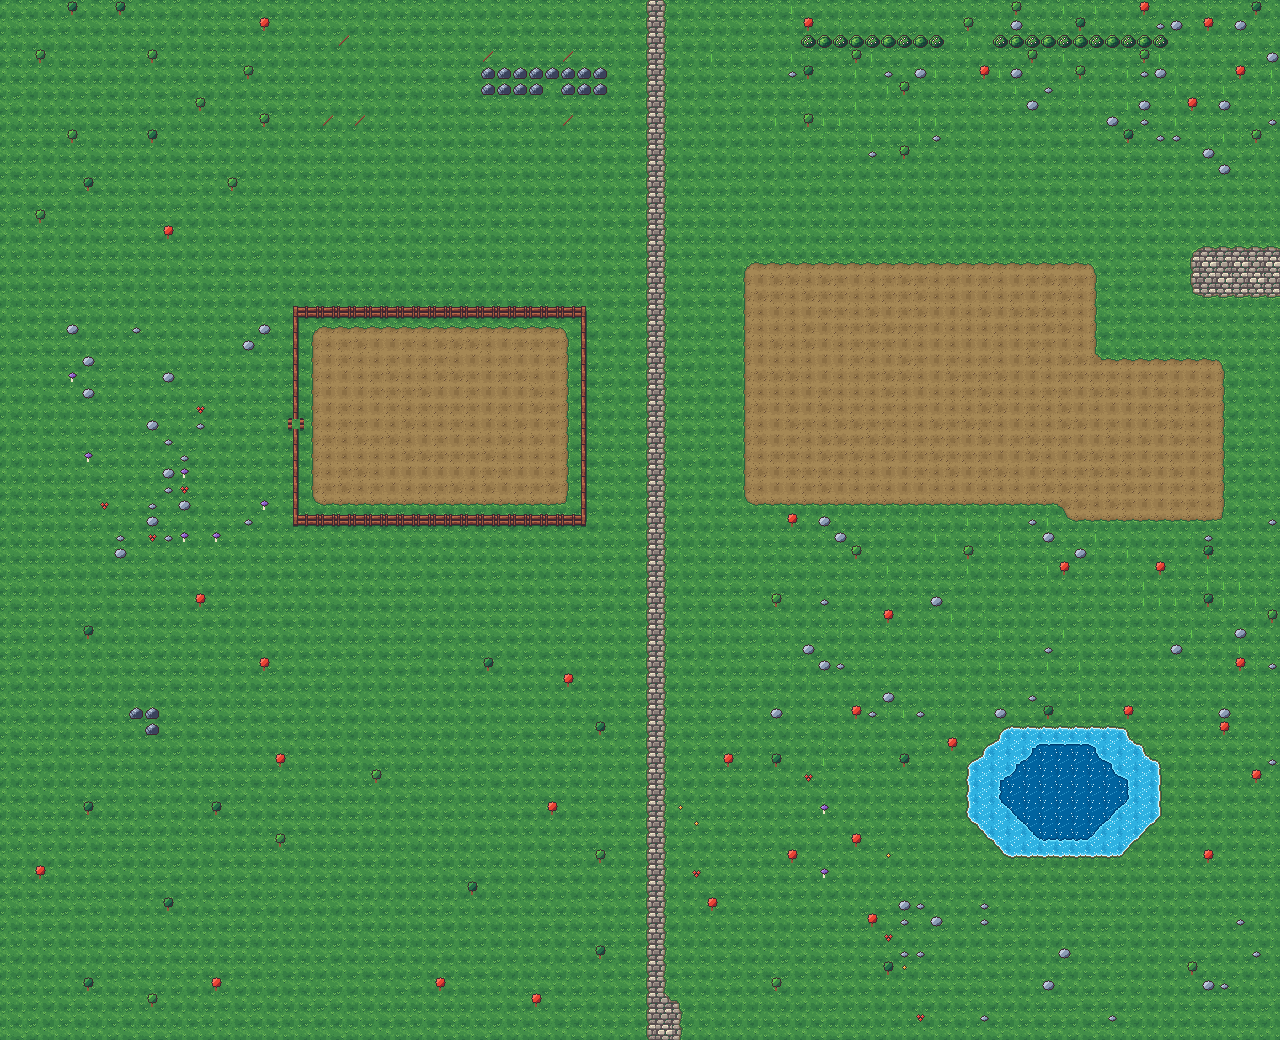

A 2D game scene composited from a Tiled map and its tileset images. What follows is a short description and the map's XML, with each tile layer's data collapsed to a summary:
An orthogonal 80x65 tile map with 16x16 px tiles, 4 tile layers (Back, Back2, Buildings, Paths), 3 tilesets.

<map version="1.4" tiledversion="1.4.2" orientation="orthogonal" renderorder="right-down" compressionlevel="0" width="80" height="65" tilewidth="16" tileheight="16" infinite="0" nextlayerid="5" nextobjectid="1">
  <properties>
    <property name="Outdoors" type="string" value="T" />
    <property name="Warp" type="string" value="80 15 BusStop 11 23 80 18 BusStop 11 24 80 16 BusStop 11 23 80 17 BusStop 11 23 40 65 Forest 68 0 41 65 Forest 68 0 42 65 Forest 68 0 40 -1 Backwoods 14 39 41 -1 Backwoods 14 39 34 5 Cellar 8 11" />
  </properties>
  <tileset firstgid="1" name="terrain" tilewidth="16" tileheight="16" tilecount="126" columns="16">
    <image source="terrain.png" width="256" height="128" />
    <tile id="4">
      <properties>
        <property name="Diggable" type="string" value="T" />
      </properties>
    </tile>
    <tile id="5">
      <properties>
        <property name="Diggable" type="string" value="T" />
      </properties>
    </tile>
    <tile id="6">
      <properties>
        <property name="Diggable" type="string" value="T" />
      </properties>
    </tile>
    <tile id="7">
      <properties>
        <property name="Diggable" type="string" value="T" />
      </properties>
    </tile>
    <tile id="12">
      <properties>
        <property name="Passable" type="string" value="T" />
      </properties>
    </tile>
    <tile id="13">
      <properties>
        <property name="Passable" type="string" value="T" />
      </properties>
    </tile>
    <tile id="14">
      <properties>
        <property name="Passable" type="string" value="T" />
      </properties>
    </tile>
    <tile id="15">
      <properties>
        <property name="Passable" type="string" value="T" />
      </properties>
    </tile>
    <tile id="16">
      <properties>
        <property name="Passable" type="string" value="F" />
      </properties>
    </tile>
    <tile id="17">
      <properties>
        <property name="Passable" type="string" value="F" />
      </properties>
    </tile>
    <tile id="18">
      <properties>
        <property name="Passable" type="string" value="F" />
      </properties>
    </tile>
    <tile id="19">
      <properties>
        <property name="Passable" type="string" value="F" />
      </properties>
    </tile>
    <tile id="20">
      <properties>
        <property name="Water" type="string" value="T" />
      </properties>
    </tile>
    <tile id="21">
      <properties>
        <property name="Water" type="string" value="T" />
      </properties>
    </tile>
    <tile id="22">
      <properties>
        <property name="Water" type="string" value="T" />
      </properties>
    </tile>
    <tile id="23">
      <properties>
        <property name="Water" type="string" value="T" />
      </properties>
    </tile>
    <tile id="24">
      <properties>
        <property name="Water" type="string" value="T" />
        <property name="Passable" type="string" value="F" />
      </properties>
    </tile>
    <tile id="25">
      <properties>
        <property name="Water" type="string" value="T" />
        <property name="Passable" type="string" value="F" />
      </properties>
    </tile>
    <tile id="26">
      <properties>
        <property name="Water" type="string" value="T" />
        <property name="Passable" type="string" value="F" />
      </properties>
    </tile>
    <tile id="27">
      <properties>
        <property name="Water" type="string" value="T" />
        <property name="Passable" type="string" value="F" />
      </properties>
    </tile>
  </tileset>
  <tileset firstgid="127" name="nature" tilewidth="16" tileheight="16" tilecount="38" columns="16">
    <image source="nature.png" width="256" height="48" />
    <tile id="6">
      <properties>
        <property name="Passable" type="string" value="F" />
      </properties>
    </tile>
    <tile id="7">
      <properties>
        <property name="Passable" type="string" value="F" />
      </properties>
    </tile>
    <tile id="8">
      <properties>
        <property name="Passable" type="string" value="F" />
      </properties>
    </tile>
    <tile id="9">
      <properties>
        <property name="Passable" type="string" value="F" />
      </properties>
    </tile>
    <tile id="10">
      <properties>
        <property name="Passable" type="string" value="F" />
      </properties>
    </tile>
    <tile id="11">
      <properties>
        <property name="Passable" type="string" value="F" />
      </properties>
    </tile>
    <tile id="12">
      <properties>
        <property name="Passable" type="string" value="F" />
      </properties>
    </tile>
    <tile id="13">
      <properties>
        <property name="Passable" type="string" value="F" />
      </properties>
    </tile>
    <tile id="14">
      <properties>
        <property name="Passable" type="string" value="F" />
      </properties>
    </tile>
    <tile id="15">
      <properties>
        <property name="Passable" type="string" value="F" />
      </properties>
    </tile>
    <tile id="22">
      <properties>
        <property name="Passable" type="string" value="F" />
      </properties>
    </tile>
    <tile id="23">
      <properties>
        <property name="Passable" type="string" value="F" />
      </properties>
    </tile>
    <tile id="24">
      <properties>
        <property name="Passable" type="string" value="F" />
      </properties>
    </tile>
    <tile id="25">
      <properties>
        <property name="Passable" type="string" value="F" />
      </properties>
    </tile>
    <tile id="26">
      <properties>
        <property name="Passable" type="string" value="T" />
      </properties>
    </tile>
    <tile id="27">
      <properties>
        <property name="Passable" type="string" value="F" />
      </properties>
    </tile>
    <tile id="28">
      <properties>
        <property name="Passable" type="string" value="F" />
      </properties>
    </tile>
    <tile id="29">
      <properties>
        <property name="Passable" type="string" value="F" />
      </properties>
    </tile>
    <tile id="30">
      <properties>
        <property name="Passable" type="string" value="F" />
      </properties>
    </tile>
    <tile id="32">
      <properties>
        <property name="Passable" type="string" value="F" />
      </properties>
    </tile>
    <tile id="33">
      <properties>
        <property name="Passable" type="string" value="F" />
      </properties>
    </tile>
    <tile id="34">
      <properties>
        <property name="Passable" type="string" value="F" />
      </properties>
    </tile>
    <tile id="35">
      <properties>
        <property name="Passable" type="string" value="F" />
      </properties>
    </tile>
    <tile id="36">
      <properties>
        <property name="Passable" type="string" value="F" />
      </properties>
    </tile>
    <tile id="37">
      <properties>
        <property name="Passable" type="string" value="F" />
      </properties>
    </tile>
  </tileset>
  <tileset firstgid="165" name="Paths" tilewidth="16" tileheight="16" tilecount="27" columns="16">
    <image source="markers.png" width="256" height="32" />
  </tileset>
  <layer id="1" name="Back" width="80" height="65" opacity="1" offsetx="0" offsety="0">
   <data>[5200 cells, 5200 non-empty, 30 distinct tile ids]</data>
  </layer>
  <layer id="2" name="Back2" width="80" height="65" opacity="1" offsetx="0" offsety="0">
   <data>[5200 cells, 72 non-empty, 26 distinct tile ids]</data>
  </layer>
  <layer id="3" name="Buildings" width="80" height="65" opacity="1" offsetx="0" offsety="0">
   <data>[5200 cells, 100 non-empty, 10 distinct tile ids]</data>
  </layer>
  <layer id="4" name="Paths" width="80" height="65" opacity="1" offsetx="0" offsety="0">
   <data>[5200 cells, 377 non-empty, 13 distinct tile ids]</data>
  </layer>
</map>
